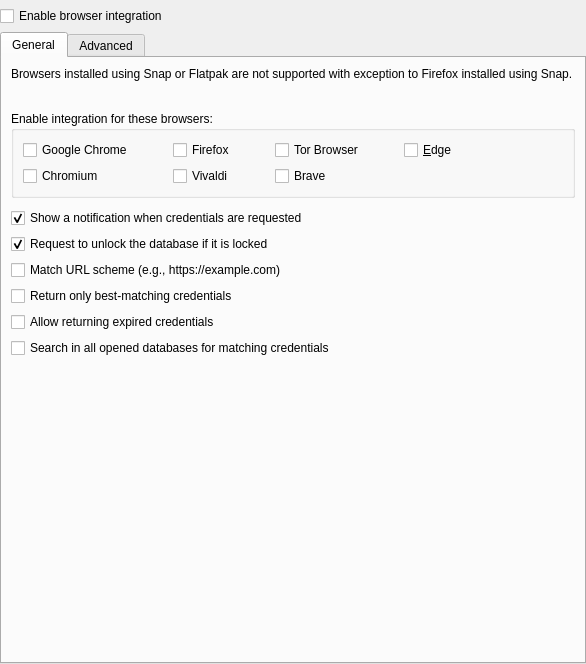
<?xml version="1.0" encoding="UTF-8"?>
<ui version="4.0">
 <class>BrowserSettingsWidget</class>
 <widget class="QWidget" name="BrowserSettingsWidget">
  <property name="geometry">
   <rect>
    <x>0</x>
    <y>0</y>
    <width>584</width>
    <height>467</height>
   </rect>
  </property>
  <property name="windowTitle">
   <string>Dialog</string>
  </property>
  <layout class="QVBoxLayout" name="verticalLayout">
   <property name="leftMargin">
    <number>0</number>
   </property>
   <property name="topMargin">
    <number>0</number>
   </property>
   <property name="rightMargin">
    <number>0</number>
   </property>
   <property name="bottomMargin">
    <number>0</number>
   </property>
   <item>
    <widget class="MessageWidget" name="messageWidget" native="true"/>
   </item>
   <item>
    <widget class="QCheckBox" name="enableBrowserSupport">
     <property name="toolTip">
      <string>This is required for accessing your databases with KeePassXC-Browser</string>
     </property>
     <property name="text">
      <string>Enable browser integration</string>
     </property>
    </widget>
   </item>
   <item>
    <widget class="QTabWidget" name="tabWidget">
     <property name="currentIndex">
      <number>0</number>
     </property>
     <widget class="QWidget" name="tab">
      <attribute name="title">
       <string>General</string>
      </attribute>
      <layout class="QVBoxLayout" name="verticalLayout_2">
       <item>
        <widget class="QLabel" name="snapWarningLabel">
         <property name="text">
          <string>Browsers installed using Snap or Flatpak are not supported with exception to Firefox installed using Snap.</string>
         </property>
        </widget>
       </item>
       <item>
        <widget class="QLabel" name="extensionLabel"/>
       </item>
       <item>
        <spacer name="verticalSpacer_1">
         <property name="orientation">
          <enum>Qt::Vertical</enum>
         </property>
         <property name="sizeType">
          <enum>QSizePolicy::Fixed</enum>
         </property>
         <property name="sizeHint" stdset="0">
          <size>
           <width>20</width>
           <height>4</height>
          </size>
         </property>
        </spacer>
       </item>
       <item>
        <widget class="QGroupBox" name="browsersGroupBox">
         <property name="title">
          <string>Enable integration for these browsers:</string>
         </property>
         <layout class="QGridLayout" name="gridLayout">
          <property name="horizontalSpacing">
           <number>40</number>
          </property>
          <item row="1" column="1">
           <widget class="QCheckBox" name="vivaldiSupport">
            <property name="text">
             <string>Vivaldi</string>
            </property>
            <property name="checked">
             <bool>false</bool>
            </property>
           </widget>
          </item>
          <item row="0" column="3">
           <widget class="QCheckBox" name="edgeSupport">
            <property name="text">
             <string>&amp;Edge</string>
            </property>
            <property name="checked">
             <bool>false</bool>
            </property>
           </widget>
          </item>
          <item row="0" column="1">
           <widget class="QCheckBox" name="firefoxSupport">
            <property name="text">
             <string>Firefox</string>
            </property>
            <property name="checked">
             <bool>false</bool>
            </property>
           </widget>
          </item>
          <item row="0" column="2">
           <widget class="QCheckBox" name="torBrowserSupport">
            <property name="text">
             <string>Tor Browser</string>
            </property>
            <property name="checked">
             <bool>false</bool>
            </property>
           </widget>
          </item>
          <item row="1" column="2">
           <widget class="QCheckBox" name="braveSupport">
            <property name="text">
             <string>Brave</string>
            </property>
            <property name="checked">
             <bool>false</bool>
            </property>
           </widget>
          </item>
          <item row="0" column="0">
           <widget class="QCheckBox" name="chromeSupport">
            <property name="text">
             <string>Google Chrome</string>
            </property>
            <property name="checked">
             <bool>false</bool>
            </property>
           </widget>
          </item>
          <item row="1" column="0">
           <widget class="QCheckBox" name="chromiumSupport">
            <property name="text">
             <string>Chromium</string>
            </property>
            <property name="checked">
             <bool>false</bool>
            </property>
           </widget>
          </item>
          <item row="0" column="4">
           <spacer name="horizontalSpacer">
            <property name="orientation">
             <enum>Qt::Horizontal</enum>
            </property>
            <property name="sizeHint" stdset="0">
             <size>
              <width>40</width>
              <height>20</height>
             </size>
            </property>
           </spacer>
          </item>
         </layout>
        </widget>
       </item>
       <item>
        <spacer name="verticalSpacer">
         <property name="orientation">
          <enum>Qt::Vertical</enum>
         </property>
         <property name="sizeType">
          <enum>QSizePolicy::Fixed</enum>
         </property>
         <property name="sizeHint" stdset="0">
          <size>
           <width>20</width>
           <height>4</height>
          </size>
         </property>
        </spacer>
       </item>
       <item>
        <widget class="QCheckBox" name="showNotification">
         <property name="text">
          <string extracomment="Credentials mean login data requested via browser extension">Show a notification when credentials are requested</string>
         </property>
         <property name="checked">
          <bool>true</bool>
         </property>
        </widget>
       </item>
       <item>
        <widget class="QCheckBox" name="unlockDatabase">
         <property name="text">
          <string>Request to unlock the database if it is locked</string>
         </property>
         <property name="checked">
          <bool>true</bool>
         </property>
        </widget>
       </item>
       <item>
        <widget class="QCheckBox" name="matchUrlScheme">
         <property name="toolTip">
          <string>Only entries with the same scheme (http://, https://, …) are returned.</string>
         </property>
         <property name="text">
          <string>Match URL scheme (e.g., https://example.com)</string>
         </property>
        </widget>
       </item>
       <item>
        <widget class="QCheckBox" name="bestMatchOnly">
         <property name="toolTip">
          <string>Only returns the best matches for a specific URL instead of all entries for the whole domain.</string>
         </property>
         <property name="text">
          <string>Return only best-matching credentials</string>
         </property>
        </widget>
       </item>
       <item>
        <widget class="QCheckBox" name="allowExpiredCredentials">
         <property name="toolTip">
          <string>Returns expired credentials. String [expired] is added to the title.</string>
         </property>
         <property name="text">
          <string>Allow returning expired credentials</string>
         </property>
        </widget>
       </item>
       <item>
        <widget class="QCheckBox" name="searchInAllDatabases">
         <property name="toolTip">
          <string>All databases connected to the extension will return matching credentials.</string>
         </property>
         <property name="text">
          <string extracomment="Credentials mean login data requested via browser extension">Search in all opened databases for matching credentials</string>
         </property>
        </widget>
       </item>
       <item>
        <spacer name="verticalSpacer_2">
         <property name="orientation">
          <enum>Qt::Vertical</enum>
         </property>
         <property name="sizeHint" stdset="0">
          <size>
           <width>20</width>
           <height>40</height>
          </size>
         </property>
        </spacer>
       </item>
      </layout>
     </widget>
     <widget class="QWidget" name="tab_2">
      <attribute name="title">
       <string>Advanced</string>
      </attribute>
      <layout class="QVBoxLayout" name="verticalLayout_6">
       <item>
        <widget class="MessageWidget" name="advancedMessageWidget" native="true">
         <property name="text" stdset="0">
          <string>&lt;b&gt;Warning:&lt;/b&gt; Only adjust these settings if necessary.</string>
         </property>
         <property name="closeButtonVisible" stdset="0">
          <bool>false</bool>
         </property>
         <property name="messageType" stdset="0">
          <number>2</number>
         </property>
        </widget>
       </item>
       <item>
        <widget class="QCheckBox" name="alwaysAllowAccess">
         <property name="text">
          <string extracomment="Credentials mean login data requested via browser extension">Never ask before accessing credentials</string>
         </property>
        </widget>
       </item>
       <item>
        <widget class="QCheckBox" name="alwaysAllowUpdate">
         <property name="text">
          <string extracomment="Credentials mean login data requested via browser extension">Never ask before updating credentials</string>
         </property>
        </widget>
       </item>
       <item>
        <widget class="QCheckBox" name="httpAuthPermission">
         <property name="text">
          <string extracomment="An extra HTTP Basic Auth setting">Do not ask permission for HTTP Basic Auth</string>
         </property>
        </widget>
       </item>
       <item>
        <widget class="QCheckBox" name="supportKphFields">
         <property name="toolTip">
          <string>Automatically creating or updating string fields is not supported.</string>
         </property>
         <property name="text">
          <string>Return advanced string fields which start with &quot;KPH: &quot;</string>
         </property>
        </widget>
       </item>
       <item>
        <widget class="QCheckBox" name="allowLocalhostWithPasskeys">
         <property name="toolTip">
          <string>Allows using insecure http://localhost with passkeys for testing purposes.</string>
         </property>
         <property name="text">
          <string>Allow using localhost with passkeys</string>
         </property>
        </widget>
       </item>
       <item>
        <widget class="QCheckBox" name="noMigrationPrompt">
         <property name="toolTip">
          <string>Don't display the popup suggesting migration of legacy KeePassHTTP settings.</string>
         </property>
         <property name="text">
          <string>Do not prompt for KeePassHTTP settings migration.</string>
         </property>
        </widget>
       </item>
       <item>
        <widget class="QCheckBox" name="updateBinaryPath">
         <property name="toolTip">
          <string>Updates KeePassXC or keepassxc-proxy binary path automatically to native messaging scripts on startup.</string>
         </property>
         <property name="text">
          <string>Update native messaging manifest files at startup</string>
         </property>
        </widget>
       </item>
       <item>
       <widget class="QCheckBox" name="allowGetDatabaseEntriesRequest">
         <property name="toolTip">
          <string>Allow keepassxc-proxy to list all entries with their title, URL and UUID in connected databases.</string>
         </property>
         <property name="text">
          <string>Allow limited access to all entries in connected databases (ignores site access restrictions)</string>
         </property>
        </widget>
       </item>
       <item>
        <widget class="QCheckBox" name="enableRiskAssessment">
         <property name="toolTip">
          <string>Runs RankGuess and PARD in a local child process over standard input and output.</string>
         </property>
         <property name="text">
          <string>Enable local password risk assessment</string>
         </property>
        </widget>
       </item>
       <item>
        <widget class="QLabel" name="riskPythonLabel">
         <property name="text">
          <string>Risk service Python executable (empty uses KEEPASSXC_RISK_PYTHON or python):</string>
         </property>
        </widget>
       </item>
       <item>
        <widget class="QLineEdit" name="riskPythonExecutable">
         <property name="placeholderText">
          <string>D:\Anaconda3\envs\pytorch_cuda\python.exe</string>
         </property>
        </widget>
       </item>
       <item>
        <widget class="QLabel" name="riskServiceLabel">
         <property name="text">
          <string>Risk service script (empty uses algo-service/server.py beside KeePassXC):</string>
         </property>
        </widget>
       </item>
       <item>
        <widget class="QLineEdit" name="riskServiceScript"/>
       </item>
       <item>
        <widget class="QLabel" name="riskConfigLabel">
         <property name="text">
          <string>Risk service configuration (empty uses config.toml beside the script):</string>
         </property>
        </widget>
       </item>
       <item>
        <widget class="QLineEdit" name="riskServiceConfig"/>
       </item>
       <item>
        <widget class="QCheckBox" name="useCustomProxy">
         <property name="toolTip">
          <string>Use a custom proxy location if you installed a proxy manually.</string>
         </property>
         <property name="text">
          <string comment="Meant is the proxy for KeePassXC-Browser">Use a custom proxy location:</string>
         </property>
        </widget>
       </item>
       <item>
        <layout class="QHBoxLayout" name="horizontalLayout">
         <item>
          <spacer name="horizontalSpacer_4">
           <property name="orientation">
            <enum>Qt::Horizontal</enum>
           </property>
           <property name="sizeType">
            <enum>QSizePolicy::Fixed</enum>
           </property>
           <property name="sizeHint" stdset="0">
            <size>
             <width>15</width>
             <height>20</height>
            </size>
           </property>
          </spacer>
         </item>
         <item>
          <widget class="QLineEdit" name="customProxyLocation">
           <property name="sizePolicy">
            <sizepolicy hsizetype="MinimumExpanding" vsizetype="Fixed">
             <horstretch>0</horstretch>
             <verstretch>0</verstretch>
            </sizepolicy>
           </property>
           <property name="minimumSize">
            <size>
             <width>450</width>
             <height>0</height>
            </size>
           </property>
           <property name="accessibleName">
            <string>Custom proxy location field</string>
           </property>
           <property name="maxLength">
            <number>999</number>
           </property>
           <property name="alignment">
            <set>Qt::AlignLeading|Qt::AlignLeft|Qt::AlignVCenter</set>
           </property>
          </widget>
         </item>
         <item>
          <widget class="QPushButton" name="customProxyLocationBrowseButton">
           <property name="accessibleName">
            <string>Browser for custom proxy file</string>
           </property>
           <property name="text">
            <string extracomment="Button for opening file dialog">Browse…</string>
           </property>
          </widget>
         </item>
         <item>
          <spacer name="horizontalSpacer_3">
           <property name="orientation">
            <enum>Qt::Horizontal</enum>
           </property>
           <property name="sizeHint" stdset="0">
            <size>
             <width>40</width>
             <height>20</height>
            </size>
           </property>
          </spacer>
         </item>
        </layout>
       </item>
       <item>
        <widget class="QCheckBox" name="customBrowserSupport">
         <property name="text">
          <string>Use a custom browser configuration location:</string>
         </property>
         <property name="checked">
          <bool>false</bool>
         </property>
        </widget>
       </item>
       <item>
        <widget class="QGroupBox" name="customBrowserGroupBox">
         <property name="title">
          <string/>
         </property>
         <layout class="QVBoxLayout" name="verticalLayout_3">
          <item>
           <layout class="QHBoxLayout" name="horizontalLayout_2">
            <item>
             <widget class="QLabel" name="customBrowserLabel">
              <property name="sizePolicy">
               <sizepolicy hsizetype="Preferred" vsizetype="Fixed">
                <horstretch>0</horstretch>
                <verstretch>0</verstretch>
               </sizepolicy>
              </property>
              <property name="styleSheet">
               <string notr="true">margin-right: 5px</string>
              </property>
              <property name="text">
               <string>Browser type:</string>
              </property>
             </widget>
            </item>
            <item>
             <widget class="QComboBox" name="browserTypeComboBox">
              <property name="sizePolicy">
               <sizepolicy hsizetype="Preferred" vsizetype="Fixed">
                <horstretch>0</horstretch>
                <verstretch>0</verstretch>
               </sizepolicy>
              </property>
              <property name="focusPolicy">
               <enum>Qt::StrongFocus</enum>
              </property>
              <property name="accessibleName">
               <string>Toolbar button style</string>
              </property>
              <property name="sizeAdjustPolicy">
               <enum>QComboBox::AdjustToContents</enum>
              </property>
             </widget>
            </item>
            <item>
             <spacer name="horizontalSpacer_5">
              <property name="orientation">
               <enum>Qt::Horizontal</enum>
              </property>
              <property name="sizeHint" stdset="0">
               <size>
                <width>40</width>
                <height>20</height>
               </size>
              </property>
             </spacer>
            </item>
           </layout>
          </item>
          <item>
           <layout class="QHBoxLayout" name="horizontalLayout_3">
            <item>
             <widget class="QLabel" name="customBrowserLabel_2">
              <property name="sizePolicy">
               <sizepolicy hsizetype="Preferred" vsizetype="Fixed">
                <horstretch>0</horstretch>
                <verstretch>0</verstretch>
               </sizepolicy>
              </property>
              <property name="styleSheet">
               <string notr="true">margin-right: 5px</string>
              </property>
              <property name="text">
               <string>Config Location:</string>
              </property>
             </widget>
            </item>
            <item>
             <widget class="QLineEdit" name="customBrowserLocation">
              <property name="sizePolicy">
               <sizepolicy hsizetype="MinimumExpanding" vsizetype="Fixed">
                <horstretch>0</horstretch>
                <verstretch>0</verstretch>
               </sizepolicy>
              </property>
              <property name="minimumSize">
               <size>
                <width>350</width>
                <height>0</height>
               </size>
              </property>
              <property name="accessibleName">
               <string>Custom browser location field</string>
              </property>
              <property name="maxLength">
               <number>999</number>
              </property>
              <property name="alignment">
               <set>Qt::AlignLeading|Qt::AlignLeft|Qt::AlignVCenter</set>
              </property>
              <property name="placeholderText">
               <string notr="true">~/.config/mozilla/native-messaging-hosts/</string>
              </property>
             </widget>
            </item>
            <item>
             <widget class="QPushButton" name="customBrowserLocationBrowseButton">
              <property name="accessibleName">
               <string>Browse for custom browser path</string>
              </property>
              <property name="text">
               <string extracomment="Button for opening file dialog">Browse…</string>
              </property>
             </widget>
            </item>
           </layout>
          </item>
         </layout>
        </widget>
       </item>
       <item>
        <widget class="QWidget" name="customExtensionIdContainer" native="true">
         <layout class="QHBoxLayout" name="customExtensionBox" stretch="0,0,1">
          <property name="topMargin">
           <number>6</number>
          </property>
          <item>
           <widget class="QLabel" name="customExtensionLabel">
            <property name="text">
             <string>Custom extension ID:</string>
            </property>
           </widget>
          </item>
          <item>
           <widget class="QLineEdit" name="customExtensionId">
            <property name="sizePolicy">
             <sizepolicy hsizetype="MinimumExpanding" vsizetype="Fixed">
              <horstretch>0</horstretch>
              <verstretch>0</verstretch>
             </sizepolicy>
            </property>
            <property name="minimumSize">
             <size>
              <width>250</width>
              <height>0</height>
             </size>
            </property>
            <property name="accessibleName">
             <string>Custom extension ID</string>
            </property>
            <property name="maxLength">
             <number>999</number>
            </property>
            <property name="alignment">
             <set>Qt::AlignLeading|Qt::AlignLeft|Qt::AlignVCenter</set>
            </property>
           </widget>
          </item>
          <item>
           <spacer name="horizontalSpacer_2">
            <property name="orientation">
             <enum>Qt::Horizontal</enum>
            </property>
            <property name="sizeHint" stdset="0">
             <size>
              <width>40</width>
              <height>20</height>
             </size>
            </property>
           </spacer>
          </item>
         </layout>
        </widget>
       </item>
       <item>
        <spacer name="verticalSpacer_5">
         <property name="orientation">
          <enum>Qt::Vertical</enum>
         </property>
         <property name="sizeHint" stdset="0">
          <size>
           <width>20</width>
           <height>40</height>
          </size>
         </property>
        </spacer>
       </item>
      </layout>
     </widget>
    </widget>
   </item>
  </layout>
 </widget>
 <customwidgets>
  <customwidget>
   <class>MessageWidget</class>
   <extends>QWidget</extends>
   <header>gui/MessageWidget.h</header>
   <container>1</container>
  </customwidget>
 </customwidgets>
 <resources/>
 <connections/>
</ui>
